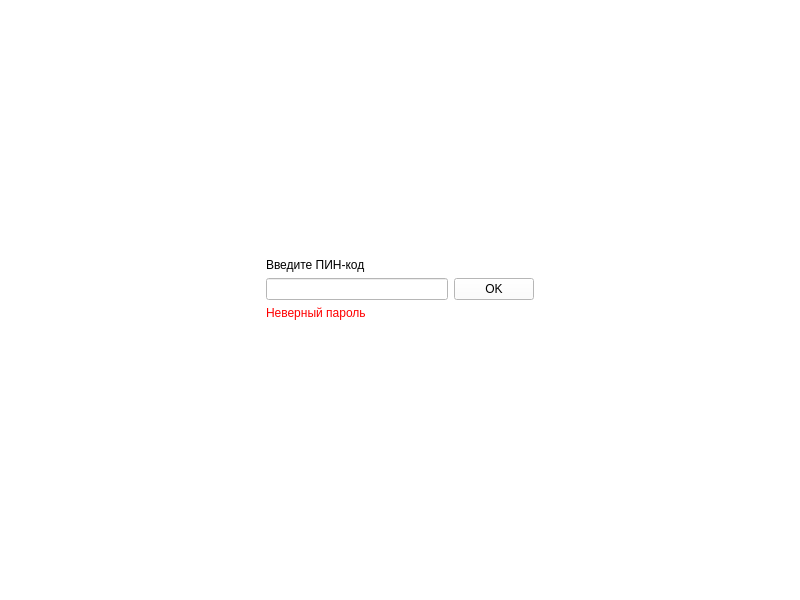
<?xml version="1.0" encoding="UTF-8"?>
<ui version="4.0">
 <class>MainWindow</class>
 <widget class="QMainWindow" name="MainWindow">
  <property name="geometry">
   <rect>
    <x>0</x>
    <y>0</y>
    <width>800</width>
    <height>600</height>
   </rect>
  </property>
  <property name="windowTitle">
   <string>MainWindow</string>
  </property>
  <property name="styleSheet">
   <string notr="true">background-color: white;</string>
  </property>
  <widget class="QWidget" name="centralwidget">
   <layout class="QGridLayout" name="gridLayout">
    <item row="0" column="0">
     <widget class="QStackedWidget" name="stackedWidget">
      <property name="styleSheet">
       <string notr="true">background-color: white;</string>
      </property>
      <property name="currentIndex">
       <number>1</number>
      </property>
      <widget class="QWidget" name="page_3">
       <property name="styleSheet">
        <string notr="true">background-color: white;</string>
       </property>
       <layout class="QGridLayout" name="gridLayout_2">
        <item row="0" column="0">
         <widget class="QLineEdit" name="lineEdit">
          <property name="font">
           <font>
            <pointsize>14</pointsize>
           </font>
          </property>
          <property name="styleSheet">
           <string notr="true">background-color: white;
color: black;</string>
          </property>
         </widget>
        </item>
        <item row="1" column="0">
         <widget class="QListWidget" name="listWidget">
          <property name="styleSheet">
           <string notr="true">background-color: white;
color: black;</string>
          </property>
         </widget>
        </item>
       </layout>
      </widget>
      <widget class="QWidget" name="page_4">
       <layout class="QGridLayout" name="gridLayout_3">
        <item row="2" column="0">
         <spacer name="horizontalSpacer">
          <property name="orientation">
           <enum>Qt::Horizontal</enum>
          </property>
          <property name="sizeHint" stdset="0">
           <size>
            <width>248</width>
            <height>20</height>
           </size>
          </property>
         </spacer>
        </item>
        <item row="0" column="1">
         <spacer name="verticalSpacer">
          <property name="orientation">
           <enum>Qt::Vertical</enum>
          </property>
          <property name="sizeHint" stdset="0">
           <size>
            <width>20</width>
            <height>225</height>
           </size>
          </property>
         </spacer>
        </item>
        <item row="2" column="2">
         <widget class="QPushButton" name="okButton">
          <property name="text">
           <string>OK</string>
          </property>
         </widget>
        </item>
        <item row="4" column="1">
         <spacer name="verticalSpacer_2">
          <property name="orientation">
           <enum>Qt::Vertical</enum>
          </property>
          <property name="sizeHint" stdset="0">
           <size>
            <width>20</width>
            <height>224</height>
           </size>
          </property>
         </spacer>
        </item>
        <item row="2" column="3">
         <spacer name="horizontalSpacer_2">
          <property name="orientation">
           <enum>Qt::Horizontal</enum>
          </property>
          <property name="sizeHint" stdset="0">
           <size>
            <width>248</width>
            <height>20</height>
           </size>
          </property>
         </spacer>
        </item>
        <item row="1" column="1">
         <widget class="QLabel" name="label">
          <property name="styleSheet">
           <string notr="true">color:black;</string>
          </property>
          <property name="text">
           <string>Введите ПИН-код</string>
          </property>
         </widget>
        </item>
        <item row="2" column="1">
         <widget class="QLineEdit" name="lineEdit_2"/>
        </item>
        <item row="3" column="1">
         <widget class="QLabel" name="incorrectPasswordLabel">
          <property name="styleSheet">
           <string notr="true">color: red</string>
          </property>
          <property name="text">
           <string>Неверный пароль</string>
          </property>
         </widget>
        </item>
       </layout>
      </widget>
     </widget>
    </item>
   </layout>
  </widget>
  <widget class="QMenuBar" name="menubar">
   <property name="geometry">
    <rect>
     <x>0</x>
     <y>0</y>
     <width>800</width>
     <height>22</height>
    </rect>
   </property>
  </widget>
  <widget class="QStatusBar" name="statusbar"/>
 </widget>
 <resources/>
 <connections/>
</ui>
